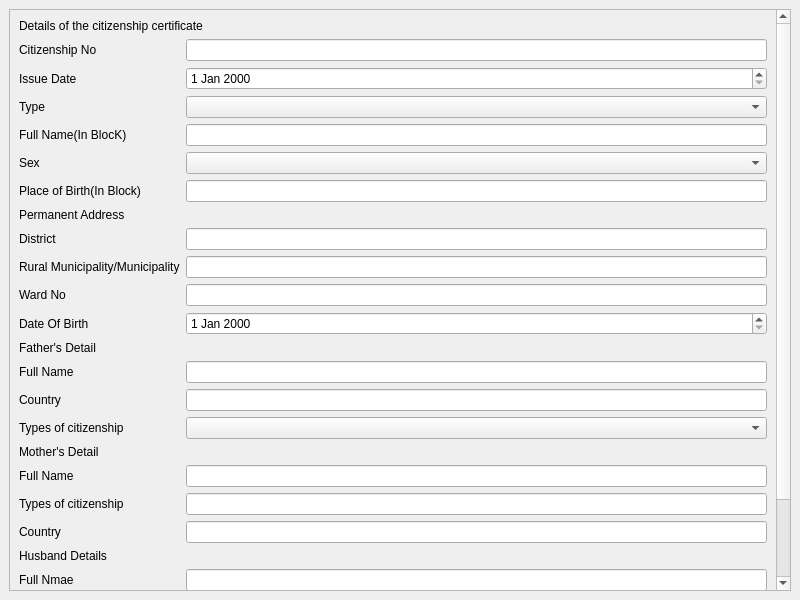
<?xml version="1.0" encoding="UTF-8"?>
<ui version="4.0">
 <class>Requestforcopyofcitizenship</class>
 <widget class="QMainWindow" name="Requestforcopyofcitizenship">
  <property name="geometry">
   <rect>
    <x>0</x>
    <y>0</y>
    <width>800</width>
    <height>600</height>
   </rect>
  </property>
  <property name="windowTitle">
   <string>copyof citizenship form</string>
  </property>
  <widget class="QWidget" name="centralwidget">
   <layout class="QGridLayout" name="gridLayout">
    <item row="0" column="0">
     <widget class="QScrollArea" name="scrollArea">
      <property name="widgetResizable">
       <bool>true</bool>
      </property>
      <widget class="QWidget" name="scrollAreaWidgetContents">
       <property name="geometry">
        <rect>
         <x>0</x>
         <y>-166</y>
         <width>755</width>
         <height>742</height>
        </rect>
       </property>
       <layout class="QGridLayout" name="gridLayout_2">
        <item row="0" column="0">
         <widget class="QLabel" name="label">
          <property name="text">
           <string>Details of the citizenship certificate</string>
          </property>
         </widget>
        </item>
        <item row="1" column="0">
         <layout class="QFormLayout" name="formLayout">
          <item row="0" column="0">
           <widget class="QLabel" name="citizenshipNoLabel">
            <property name="text">
             <string>Citizenship No</string>
            </property>
           </widget>
          </item>
          <item row="0" column="1">
           <widget class="QLineEdit" name="citizenshipNoLineEdit"/>
          </item>
          <item row="1" column="0">
           <widget class="QLabel" name="issueDateLabel">
            <property name="text">
             <string>Issue Date</string>
            </property>
           </widget>
          </item>
          <item row="1" column="1">
           <widget class="QDateEdit" name="issueDateDateEdit"/>
          </item>
          <item row="2" column="0">
           <widget class="QLabel" name="typeLabel">
            <property name="text">
             <string>Type</string>
            </property>
           </widget>
          </item>
          <item row="2" column="1">
           <widget class="QComboBox" name="typeComboBox"/>
          </item>
          <item row="3" column="0">
           <widget class="QLabel" name="fullNamelabel">
            <property name="text">
             <string>Full Name(In BlocK)</string>
            </property>
           </widget>
          </item>
          <item row="3" column="1">
           <widget class="QLineEdit" name="fullNameInLineEdit"/>
          </item>
          <item row="4" column="0">
           <widget class="QLabel" name="sexLabel">
            <property name="text">
             <string>Sex</string>
            </property>
           </widget>
          </item>
          <item row="4" column="1">
           <widget class="QComboBox" name="sexComboBox"/>
          </item>
          <item row="5" column="0">
           <widget class="QLabel" name="placeOfBirthLabel">
            <property name="text">
             <string>Place of Birth(In Block)</string>
            </property>
           </widget>
          </item>
          <item row="5" column="1">
           <widget class="QLineEdit" name="placeOfBirthLineEdit"/>
          </item>
          <item row="6" column="0">
           <widget class="QLabel" name="label_2">
            <property name="text">
             <string>Permanent Address</string>
            </property>
           </widget>
          </item>
          <item row="7" column="0">
           <widget class="QLabel" name="districtLabel">
            <property name="text">
             <string>District</string>
            </property>
           </widget>
          </item>
          <item row="7" column="1">
           <widget class="QLineEdit" name="districtLineEdit"/>
          </item>
          <item row="8" column="0">
           <widget class="QLabel" name="MunicipaliLabel">
            <property name="text">
             <string>Rural Municipality/Municipality</string>
            </property>
           </widget>
          </item>
          <item row="8" column="1">
           <widget class="QLineEdit" name="MunicipalityLineEdit"/>
          </item>
          <item row="9" column="0">
           <widget class="QLabel" name="wardNoLabel">
            <property name="text">
             <string>Ward No</string>
            </property>
           </widget>
          </item>
          <item row="9" column="1">
           <widget class="QLineEdit" name="wardNoLineEdit"/>
          </item>
          <item row="10" column="0">
           <widget class="QLabel" name="dateOfBirthLabel">
            <property name="text">
             <string>Date Of Birth</string>
            </property>
           </widget>
          </item>
          <item row="10" column="1">
           <widget class="QDateEdit" name="dateOfBirthDateEdit"/>
          </item>
          <item row="11" column="0">
           <widget class="QLabel" name="fatherSDetailLabel">
            <property name="text">
             <string>Father's Detail</string>
            </property>
           </widget>
          </item>
          <item row="12" column="0">
           <widget class="QLabel" name="fullNameLabel">
            <property name="text">
             <string>Full Name</string>
            </property>
           </widget>
          </item>
          <item row="12" column="1">
           <widget class="QLineEdit" name="fullNameLineEdit"/>
          </item>
          <item row="13" column="0">
           <widget class="QLabel" name="countryLabel">
            <property name="text">
             <string>Country</string>
            </property>
           </widget>
          </item>
          <item row="13" column="1">
           <widget class="QLineEdit" name="countryLineEdit"/>
          </item>
          <item row="14" column="0">
           <widget class="QLabel" name="typesOfCitizenshipLabel">
            <property name="text">
             <string>Types of citizenship</string>
            </property>
           </widget>
          </item>
          <item row="14" column="1">
           <widget class="QComboBox" name="comboBox_2"/>
          </item>
          <item row="15" column="0">
           <widget class="QLabel" name="motherSDetailLabel">
            <property name="text">
             <string>Mother's Detail</string>
            </property>
           </widget>
          </item>
          <item row="16" column="0">
           <widget class="QLabel" name="fullNameLabel_2">
            <property name="text">
             <string>Full Name</string>
            </property>
           </widget>
          </item>
          <item row="16" column="1">
           <widget class="QLineEdit" name="fullNameLineEdit_2"/>
          </item>
          <item row="18" column="0">
           <widget class="QLabel" name="countryLabel_2">
            <property name="text">
             <string>Country</string>
            </property>
           </widget>
          </item>
          <item row="18" column="1">
           <widget class="QLineEdit" name="countryLineEdit_2"/>
          </item>
          <item row="19" column="0">
           <widget class="QLabel" name="husbandDetailsLabel">
            <property name="text">
             <string>Husband Details</string>
            </property>
           </widget>
          </item>
          <item row="20" column="0">
           <widget class="QLabel" name="fullNmaeLabel">
            <property name="text">
             <string>Full Nmae</string>
            </property>
           </widget>
          </item>
          <item row="20" column="1">
           <widget class="QLineEdit" name="fullNmaeLineEdit"/>
          </item>
          <item row="21" column="0">
           <widget class="QLabel" name="countryLabel_3">
            <property name="text">
             <string>Country</string>
            </property>
           </widget>
          </item>
          <item row="21" column="1">
           <widget class="QLineEdit" name="countryLineEdit_3"/>
          </item>
          <item row="22" column="0">
           <widget class="QLabel" name="typesOfCitizenshipLabel_2">
            <property name="text">
             <string>Types of citizenship</string>
            </property>
           </widget>
          </item>
          <item row="22" column="1">
           <widget class="QComboBox" name="comboBox"/>
          </item>
          <item row="23" column="0">
           <widget class="QLabel" name="typesOfCitizenshipLabel_3">
            <property name="text">
             <string>Types Of citizenship</string>
            </property>
           </widget>
          </item>
          <item row="23" column="1">
           <widget class="QComboBox" name="typesOfCitizenshipComboBox"/>
          </item>
          <item row="17" column="0">
           <widget class="QLabel" name="typesOfCitizenshipLabel_4">
            <property name="text">
             <string>Types of citizenship</string>
            </property>
           </widget>
          </item>
          <item row="17" column="1">
           <widget class="QLineEdit" name="typesOfCitizenshipLineEdit"/>
          </item>
         </layout>
        </item>
       </layout>
      </widget>
     </widget>
    </item>
   </layout>
  </widget>
 </widget>
 <resources/>
 <connections/>
</ui>
